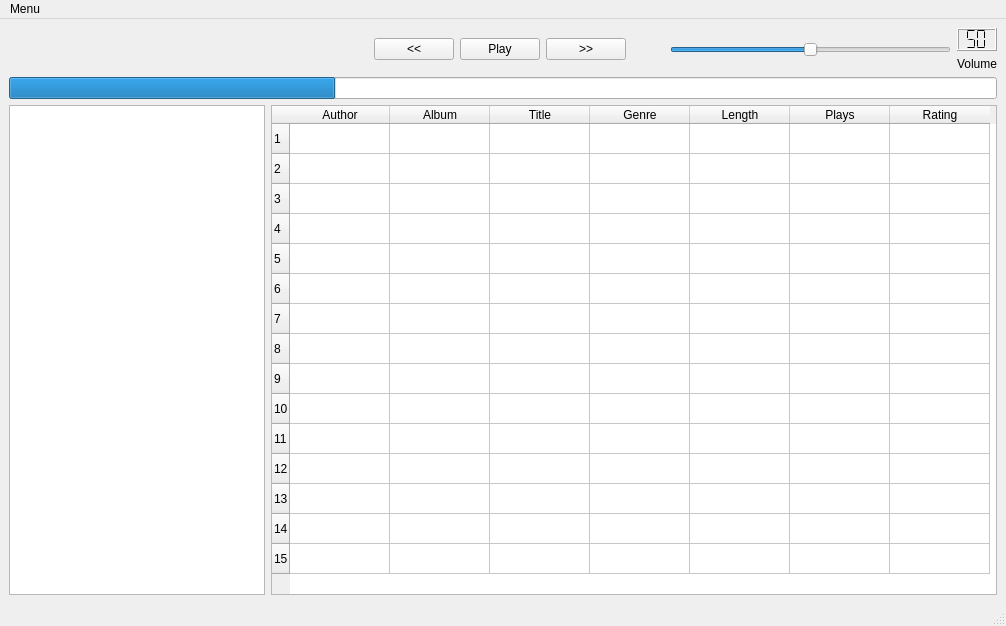
<?xml version="1.0" encoding="UTF-8"?>
<ui version="4.0">
 <class>MainWindow</class>
 <widget class="QMainWindow" name="MainWindow">
  <property name="geometry">
   <rect>
    <x>0</x>
    <y>0</y>
    <width>1006</width>
    <height>626</height>
   </rect>
  </property>
  <property name="sizePolicy">
   <sizepolicy hsizetype="MinimumExpanding" vsizetype="MinimumExpanding">
    <horstretch>1</horstretch>
    <verstretch>1</verstretch>
   </sizepolicy>
  </property>
  <property name="windowTitle">
   <string>Digital Music Manager</string>
  </property>
  <widget class="QWidget" name="centralwidget">
   <property name="sizePolicy">
    <sizepolicy hsizetype="MinimumExpanding" vsizetype="MinimumExpanding">
     <horstretch>1</horstretch>
     <verstretch>1</verstretch>
    </sizepolicy>
   </property>
   <layout class="QGridLayout" name="gridLayout_2">
    <item row="0" column="0">
     <layout class="QHBoxLayout" name="horizontalLayout_10" stretch="1,1,1">
      <item>
       <spacer name="horizontalSpacer">
        <property name="orientation">
         <enum>Qt::Horizontal</enum>
        </property>
        <property name="sizeHint" stdset="0">
         <size>
          <width>40</width>
          <height>20</height>
         </size>
        </property>
       </spacer>
      </item>
      <item>
       <layout class="QHBoxLayout" name="horizontalLayout_2" stretch="1,0,0,0,1">
        <item>
         <spacer name="horizontalSpacer_14">
          <property name="orientation">
           <enum>Qt::Horizontal</enum>
          </property>
          <property name="sizeHint" stdset="0">
           <size>
            <width>40</width>
            <height>20</height>
           </size>
          </property>
         </spacer>
        </item>
        <item>
         <widget class="QPushButton" name="backward">
          <property name="text">
           <string>&lt;&lt;</string>
          </property>
         </widget>
        </item>
        <item>
         <widget class="QPushButton" name="pauseplay">
          <property name="text">
           <string>Play</string>
          </property>
         </widget>
        </item>
        <item>
         <widget class="QPushButton" name="forward">
          <property name="text">
           <string>&gt;&gt;</string>
          </property>
         </widget>
        </item>
        <item>
         <spacer name="horizontalSpacer_15">
          <property name="orientation">
           <enum>Qt::Horizontal</enum>
          </property>
          <property name="sizeHint" stdset="0">
           <size>
            <width>40</width>
            <height>20</height>
           </size>
          </property>
         </spacer>
        </item>
       </layout>
      </item>
      <item>
       <layout class="QHBoxLayout" name="horizontalLayout_9" stretch="1,0">
        <item>
         <widget class="QSlider" name="volume">
          <property name="maximum">
           <number>100</number>
          </property>
          <property name="value">
           <number>50</number>
          </property>
          <property name="orientation">
           <enum>Qt::Horizontal</enum>
          </property>
         </widget>
        </item>
        <item>
         <layout class="QVBoxLayout" name="verticalLayout">
          <item>
           <widget class="QLCDNumber" name="lcdNumber">
            <property name="digitCount">
             <number>2</number>
            </property>
            <property name="segmentStyle">
             <enum>QLCDNumber::Flat</enum>
            </property>
            <property name="value" stdset="0">
             <double>50.000000000000000</double>
            </property>
           </widget>
          </item>
          <item>
           <widget class="QLabel" name="label">
            <property name="text">
             <string>Volume</string>
            </property>
            <property name="alignment">
             <set>Qt::AlignCenter</set>
            </property>
           </widget>
          </item>
         </layout>
        </item>
       </layout>
      </item>
     </layout>
    </item>
    <item row="1" column="0">
     <widget class="QProgressBar" name="progressBar">
      <property name="sizePolicy">
       <sizepolicy hsizetype="Preferred" vsizetype="Fixed">
        <horstretch>1</horstretch>
        <verstretch>0</verstretch>
       </sizepolicy>
      </property>
      <property name="value">
       <number>33</number>
      </property>
      <property name="format">
       <string/>
      </property>
     </widget>
    </item>
    <item row="2" column="0">
     <layout class="QHBoxLayout" name="horizontalLayout_3">
      <item>
       <widget class="QListView" name="collections">
        <property name="sizePolicy">
         <sizepolicy hsizetype="Fixed" vsizetype="Expanding">
          <horstretch>0</horstretch>
          <verstretch>1</verstretch>
         </sizepolicy>
        </property>
        <property name="editTriggers">
         <set>QAbstractItemView::NoEditTriggers</set>
        </property>
        <property name="tabKeyNavigation">
         <bool>false</bool>
        </property>
       </widget>
      </item>
      <item>
       <widget class="QTableWidget" name="songs">
        <property name="acceptDrops">
         <bool>true</bool>
        </property>
        <property name="editTriggers">
         <set>QAbstractItemView::NoEditTriggers</set>
        </property>
        <property name="selectionMode">
         <enum>QAbstractItemView::SingleSelection</enum>
        </property>
        <property name="selectionBehavior">
         <enum>QAbstractItemView::SelectRows</enum>
        </property>
        <property name="sortingEnabled">
         <bool>true</bool>
        </property>
        <property name="rowCount">
         <number>15</number>
        </property>
        <property name="columnCount">
         <number>7</number>
        </property>
        <row/>
        <row/>
        <row/>
        <row/>
        <row/>
        <row/>
        <row/>
        <row/>
        <row/>
        <row/>
        <row/>
        <row/>
        <row/>
        <row/>
        <row/>
        <column>
         <property name="text">
          <string>Author</string>
         </property>
        </column>
        <column>
         <property name="text">
          <string>Album</string>
         </property>
        </column>
        <column>
         <property name="text">
          <string>Title</string>
         </property>
        </column>
        <column>
         <property name="text">
          <string>Genre</string>
         </property>
        </column>
        <column>
         <property name="text">
          <string>Length</string>
         </property>
        </column>
        <column>
         <property name="text">
          <string>Plays</string>
         </property>
        </column>
        <column>
         <property name="text">
          <string>Rating</string>
         </property>
        </column>
       </widget>
      </item>
     </layout>
    </item>
   </layout>
  </widget>
  <widget class="QMenuBar" name="menubar">
   <property name="geometry">
    <rect>
     <x>0</x>
     <y>0</y>
     <width>1006</width>
     <height>22</height>
    </rect>
   </property>
   <widget class="QMenu" name="menuMenu">
    <property name="title">
     <string>Menu</string>
    </property>
    <addaction name="actionImport_Music"/>
   </widget>
   <addaction name="menuMenu"/>
  </widget>
  <widget class="QStatusBar" name="statusbar"/>
  <action name="actionSave_to_File">
   <property name="text">
    <string>Save to File</string>
   </property>
  </action>
  <action name="actionLoad_from_file">
   <property name="text">
    <string>Load from file</string>
   </property>
  </action>
  <action name="actionImport_Music">
   <property name="text">
    <string>Import Music</string>
   </property>
  </action>
 </widget>
 <resources/>
 <connections/>
</ui>
